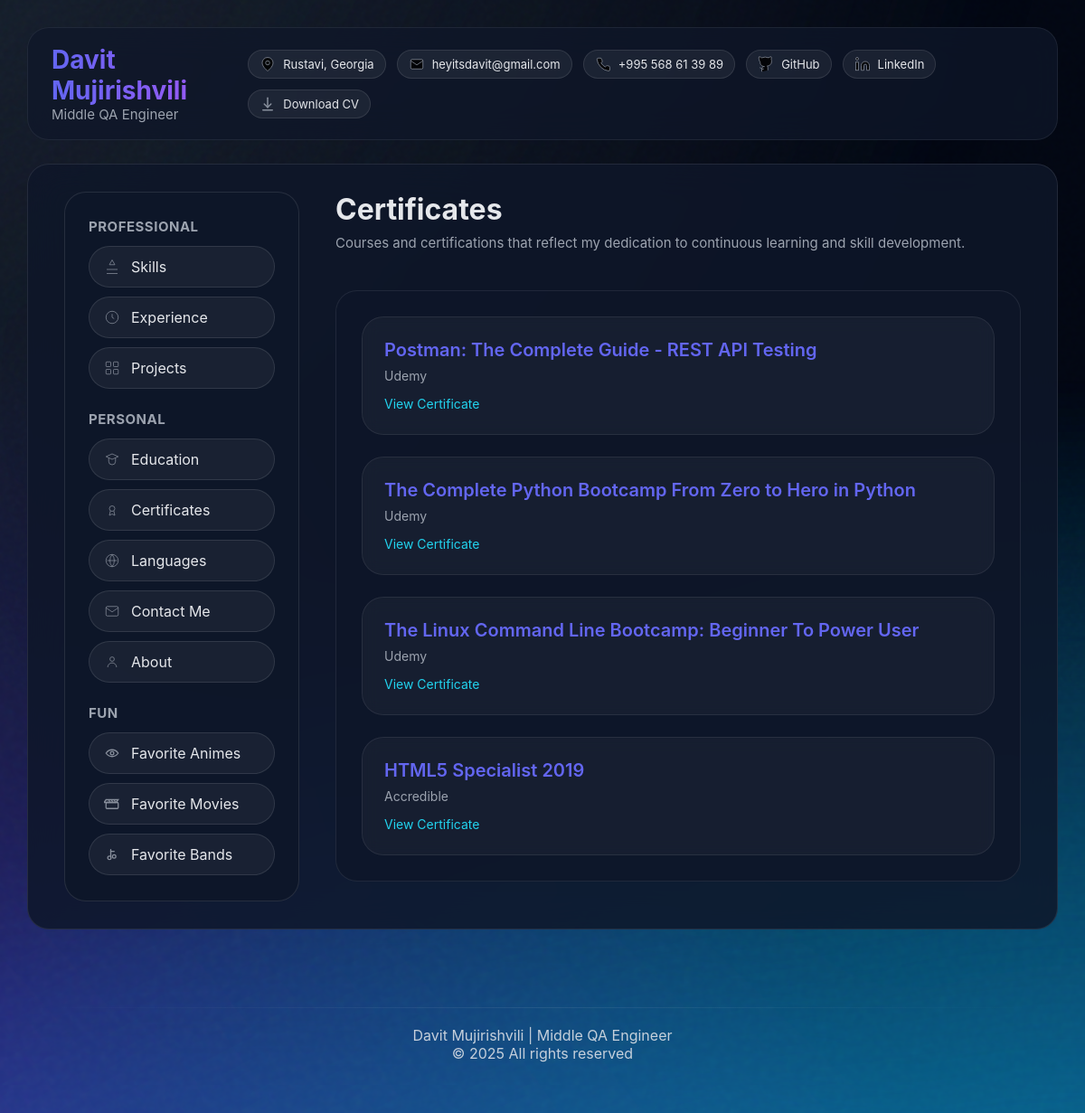
The app's page /certificates/ with its own data.
### resume/models.py (models this page shows, shortened)
class Profile(models.Model):
    full_name = models.CharField(max_length=120)
    title = models.CharField(max_length=120)
    location = models.CharField(max_length=120, blank=True)
    email = models.EmailField(blank=True)
    github = models.URLField(blank=True)
    linkedin = models.URLField(blank=True)
    phone = models.CharField(max_length=50, blank=True, null=True)
    about = models.TextField(blank=True)  # <- FULL ABOUT PAGE CONTENT
    hero_heading = models.CharField(max_length=200, blank=True)
    hero_subheading = models.CharField(max_length=300, blank=True)
    hero_description = models.TextField(blank=True)
    hero_button_primary = models.CharField(max_length=100, blank=True)
    hero_button_primary_link = models.URLField(blank=True)
    hero_button_secondary = models.CharField(max_length=100, blank=True)
    hero_button_secondary_link = models.URLField(blank=True)
    hero_typing_text = models.TextField(blank=True)
    hero_highlight_1 = models.CharField(max_length=200, blank=True)
    hero_highlight_2 = models.CharField(max_length=200, blank=True)
    hero_highlight_3 = models.CharField(max_length=200, blank=True)
    stat_title_1 = models.CharField(max_length=120, blank=True)
    stat_value_1 = models.CharField(max_length=50, blank=True)
    stat_title_2 = models.CharField(max_length=120, blank=True)
    stat_value_2 = models.CharField(max_length=50, blank=True)
    stat_title_3 = models.CharField(max_length=120, blank=True)
    stat_value_3 = models.CharField(max_length=50, blank=True)
    stat_title_4 = models.CharField(max_length=120, blank=True)
    stat_value_4 = models.CharField(max_length=50, blank=True)
    photo = models.ImageField(upload_to='profile_photos/', blank=True, null=True)
    focus_now = models.CharField(max_length=120, blank=True)
    focus_next = models.CharField(max_length=120, blank=True)
    focus_later = models.CharField(max_length=120, blank=True)
    resume_pdf = models.FileField(
        upload_to="resumes/",
        blank=True,
        null=True,
        help_text="Upload your PDF resume"
    )

class Certificate(models.Model):
    profile = models.ForeignKey(Profile, on_delete=models.CASCADE, null=True, blank=True)
    title = models.CharField(max_length=200)
    issuer = models.CharField(max_length=200, blank=True)
    link = models.URLField(blank=True)
    date = models.DateField(blank=True, null=True)

### resume/views.py (the view)
# urls.py: path('certificates/', views.certificates_view, name='certificates'),
def certificates_view(request):
    profile = Profile.objects.first()
    certificates = Certificate.objects.filter(profile=profile)
    return render(request, "resume/certificates.html", {
        "profile": profile,
        "certificates": certificates,
    })

### resume/templates/resume/certificates.html (shortened to what this page needs)
{% extends "resume/base.html" %}
{% block content %}
<div class="page-header">
    <div class="page-title">Certificates</div>
    <div class="page-subtitle">
        Courses and certifications that reflect my dedication to continuous learning and skill development.
    </div>
</div>
<div class="section">
    <div class="cert-grid">
        {% for cert in certificates %}
            <div class="cert-card">
                <div class="cert-title">{{ cert.title }}</div>
                <div class="cert-issuer">{{ cert.issuer }}</div>
                {% if cert.link %}
                    <a href="{{ cert.link }}" target="_blank" class="cert-link">
                        View Certificate
                    </a>
                {% endif %}
            </div>
        {% empty %}
            <p style="color:var(--text-soft);">No certificates added yet.</p>
        {% endfor %}
    </div>
</div>
{% endblock %}

### resume/templates/resume/base.html (shortened to what this page needs)
<!DOCTYPE html>
<html lang="en">
<head>
    {% load static %}
</head>
<body>
<div class="noise"></div>
<header class="top-header">
    <div class="top-header-left">
        <div class="top-name">{{ profile.full_name }}</div>
        <div class="top-role">{{ profile.title }}</div>
    </div>
    <div class="top-header-right">
        {% if profile.location %}
        <div class="top-chip">
            <svg class="chip-icon" viewBox="0 0 24 24">
                <path d="M12 22s8-6 8-12a8 8 0 1 0-16 0c0 6 8 12 8 12z"/>
                <circle cx="12" cy="10" r="3"/>
            </svg>
            {{ profile.location }}
        </div>
        {% endif %}
        {% if profile.email %}
        <a class="top-chip" href="mailto:{{ profile.email }}">
            <svg class="chip-icon" viewBox="0 0 24 24">
                <rect x="3" y="5" width="18" height="14" rx="2"/>
                <polyline points="3 7 12 13 21 7"/>
            </svg>
            {{ profile.email }}
        </a>
        {% endif %}
        {% if profile.phone %}
        <div class="top-chip">
            <svg class="chip-icon" viewBox="0 0 24 24">
                <path d="M22 16.92v3a2 2 0 0 1-2.18 2A19.8 19.8 0 0 1 3 5.18 2 2 0 0 1 5 3h3a2 2 0 0 1 2 1.72c.12.82.35 1.6.7 2.34a2 2 0 0 1-.45 2.3L9 10a16 16 0 0 0 6 6l1.64-1.25a2 2 0 0 1 2.3-.45c.74.35 1.52.58 2.34.7A2 2 0 0 1 22 16.92z"/>
            </svg>
            {{ profile.phone }}
        </div>
        {% endif %}
        {% if profile.github %}
        <a class="top-chip" href="{{ profile.github }}" target="_blank" rel="noopener noreferrer">
            GitHub
        </a>
        {% endif %}
        {% if profile.linkedin %}
        <a class="top-chip" href="{{ profile.linkedin }}" target="_blank" rel="noopener noreferrer">
            <svg class="chip-icon" viewBox="0 0 24 24">
                <path d="M16 8a6 6 0 0 1 6 6v7h-4v-7a2 2 0 0 0-4 0v7h-4v-7a6 6 0 0 1 6-6z"/>
                <rect x="2" y="9" width="4" height="12"/>
                <circle cx="4" cy="4" r="2"/>
            </svg>
            LinkedIn
        </a>
        {% endif %}
        {% if profile.resume_pdf %}
        <a class="top-chip" href="{{ profile.resume_pdf.url }}" target="_blank" download>
            <svg class="chip-icon" viewBox="0 0 24 24" fill="none" stroke="currentColor">
                <path d="M12 3v14" stroke-width="2" stroke-linecap="round"/>
                <path d="M7 12l5 5 5-5" stroke-width="2" stroke-linecap="round"/>
                <path d="M5 21h14" stroke-width="2" stroke-linecap="round"/>
            </svg>
            Download CV
        </a>
{% endif %}
    </div>
</header>
<div class="container">
    <aside class="sidebar">
        <div class="card">
            <div class="nav-title">Professional</div>
            <nav class="nav-list">
                <a class="nav-item" href="{% url 'skills' %}">
                    <svg class="nav-icon" viewBox="0 0 24 24" fill="none" stroke="currentColor">
                        <path d="M12 2l4 7H8l4-7zM4 22h16M4 16h16" />
                    </svg>
                    <span>Skills</span>
                </a>
                <a class="nav-item" href="{% url 'experience' %}">
                    <svg class="nav-icon" viewBox="0 0 24 24" fill="none" stroke="currentColor">
                        <circle cx="12" cy="12" r="9" />
                        <path d="M12 7v5l3 2" />
                    </svg>
                    <span>Experience</span>
                </a>
                <a class="nav-item" href="{% url 'projects' %}">
                    <svg class="nav-icon" viewBox="0 0 24 24" fill="none" stroke="currentColor">
                        <rect x="3" y="3" width="7" height="7" rx="1" />
                        <rect x="14" y="3" width="7" height="7" rx="1" />
                        <rect x="14" y="14" width="7" height="7" rx="1" />
                        <rect x="3" y="14" width="7" height="7" rx="1" />
                    </svg>
                    <span>Projects</span>
                </a>
            </nav>
            <div class="nav-title" style="margin-top:24px;">Personal</div>
            <nav class="nav-list">
                <a class="nav-item" href="{% url 'education' %}">
                    <svg class="nav-icon" viewBox="0 0 24 24" fill="none" stroke="currentColor">
                        <path d="M3 8l9-4 9 4-9 4-9-4z" />
                        <path d="M7 10v5a5 5 0 0 0 10 0v-5" />
                    </svg>
                    <span>Education</span>
                </a>
                <a class="nav-item" href="{% url 'certificates' %}">
                    <svg class="nav-icon" viewBox="0 0 24 24" fill="none" stroke="currentColor">
                        <circle cx="12" cy="10" r="4" />
                        <path d="M9.5 13.5L8 20l4-2 4 2-1.5-6.5" />
                    </svg>
                    <span>Certificates</span>
                </a>
                <a class="nav-item" href="{% url 'languages' %}">
                    <svg class="nav-icon" viewBox="0 0 24 24" fill="none" stroke="currentColor">
                        <circle cx="12" cy="12" r="9" />
                        <path d="M5 12h14" />
                        <path d="M12 3a14 14 0 0 1 0 18" />
                        <path d="M12 3a14 14 0 0 0 0 18" />
                    </svg>
                    <span>Languages</span>
                </a>
                <a class="nav-item" href="{% url 'contact' %}">
                    <svg class="nav-icon" viewBox="0 0 24 24" fill="none" stroke="currentColor">
                        <rect x="3" y="5" width="18" height="14" rx="2" />
                        <path d="M3 7l9 6 9-6" />
                    </svg>
                    <span>Contact Me</span>
                </a>
                <a class="nav-item" href="{% url 'about' %}">
                    <svg class="nav-icon" viewBox="0 0 24 24" fill="none" stroke="currentColor">
                        <circle cx="12" cy="8" r="3.2" />
                        <path d="M5.5 20a6.5 6.5 0 0 1 13 0" />
                    </svg>
                    <span>About</span>
                </a>
            </nav>
            <div class="nav-title" style="margin-top:24px;">Fun</div>
            <nav class="nav-list">
                <a class="nav-item" href="{% url 'animes' %}">
                    <svg class="nav-icon" viewBox="0 0 24 24" fill="none" stroke="currentColor">
                    <path d="M3 12s3.5-5 9-5 9 5 9 5-3.5 5-9 5-9-5-9-5z" stroke-width="1.7"/>
                    <circle cx="12" cy="12" r="2.5" stroke-width="1.7"/>
                </svg>
                    <span>Favorite Animes</span>
                </a>
                <a class="nav-item" href="{% url 'movies' %}">
                    <span>Favorite Movies</span>
                </a>
                <a class="nav-item" href="{% url 'bands' %}">
                    <span>Favorite Bands</span>
                </a>
            </nav>
        </div>
    </aside>
    <main class="content">
        {% block content %}
        {% endblock %}
    </main>
</div>
<footer class="site-footer">
    <div class="footer-inner">
        <div class="footer-name">Davit Mujirishvili | Middle QA Engineer</div>
        <div class="footer-copy">© 2025 All rights reserved</div>
    </div>
</footer>
</body>
</html>

### resume/templates/resume/base.html (style rules this page uses)
.page-header { margin-bottom: 0px; }
.page-title { font-size: 32px; font-weight: 700; margin-bottom: 6px; color: var(--text-main); }
.page-subtitle { font-size: 15px; font-weight: 400; color: var(--text-muted); margin-bottom: 10px; line-height: 1.6; }
:root { --bg-dark: #030712; --bg-surface: rgba(15, 23, 42, 0.92); --bg-glass: rgba(15, 23, 42, 0.78); --text-main: #e5e7eb; --text-muted: #9ca3af; --text-soft: #6b7280; --accent-1: #6366f1; --accent-2: #a855f7; --accent-3: #22d3ee; --radius-lg: 24px; --radius-md: 16px; --radius-pill: 999px; --fs-xs: 11px; --fs-sm: 14px; --fs-md: 16px; --fs-lg: 20px; --fs-xl: 32px; --transition: .3s ease; }
* { margin: 0; padding: 0; box-sizing: border-box; }
body { background: var(--bg-dark); color: var(--text-main); font-family: "Inter", sans-serif; min-height: 100vh; padding: 30px; }
body::before, body::after { content: ""; position: fixed; inset: -35%; background: radial-gradient(circle at top left, #1f2937 0, transparent 55%), radial-gradient(circle at 80% 120%, #0ea5e9 0, transparent 55%), radial-gradient(circle at -10% 120%, #4f46e5 0, transparent 55%); opacity: .7; filter: blur(40px); z-index: -2; }
.noise { position: fixed; inset: 0; pointer-events: none; opacity: .15; mix-blend-mode: soft-light; z-index: -1; }
.top-header { position: relative; width: min(1200px, 100%); margin: 0 auto 26px auto; padding: 18px 26px; display: flex; justify-content: space-between; align-items: center; background: rgba(15,23,42,0.75); backdrop-filter: blur(18px); border: 1px solid rgba(255,255,255,0.07); border-radius: var(--radius-lg); }
.top-header-left { display: flex; flex-direction: column; }
.top-name { font-size: 28px; font-weight: 700; background-image: linear-gradient(90deg, var(--accent-1), var(--accent-2)); -webkit-background-clip: text; color: transparent; }
.top-role { font-size: 15px; color: var(--text-muted); }
.top-header-right { display: flex; gap: 12px; align-items: center; flex-wrap: wrap; }
.top-chip { display: flex; align-items: center; gap: 8px; padding: 6px 12px; border-radius: var(--radius-pill); background: rgba(255,255,255,0.06); border: 1px solid rgba(255,255,255,0.1); color: var(--text-main); font-size: 13px; text-decoration: none; transition: var(--transition); }
.chip-icon { width: 18px; height: 18px; }
.container { width: min(1200px, 100%); margin: 0 auto; background: rgba(15,23,42,0.85); backdrop-filter: blur(20px); border-radius: var(--radius-lg); padding: 30px 40px; display: grid; grid-template-columns: 260px 1fr; gap: 40px; border: 1px solid rgba(255,255,255,0.09); }
.sidebar { display: flex; flex-direction: column; gap: 28px; }
.card { background: var(--bg-surface); border-radius: var(--radius-lg); padding: 28px 26px; border: 1px solid rgba(255,255,255,0.1); }
.nav-title { font-size: 15px; color: var(--text-muted); font-weight: 700; text-transform: uppercase; margin-bottom: 12px; letter-spacing: 0.5px; }
.nav-list { display: flex; flex-direction: column; gap: 10px; }
.nav-item { display: flex; align-items: center; gap: 12px; padding: 12px 16px; font-size: 16px; border-radius: var(--radius-pill); background: rgba(255,255,255,0.05); border: 1px solid rgba(255,255,255,0.1); color: var(--text-main); text-decoration: none; transition: var(--transition); }
.nav-icon { width: 18px; height: 18px; }
.content { display: flex; flex-direction: column; gap: 30px; }
.section { background: var(--bg-glass); padding: 28px; border-radius: var(--radius-lg); border: 1px solid rgba(255,255,255,0.08); }
.chip-icon, .nav-icon { stroke: #9ca3af; opacity: .85; transition: 0.25s ease; }
.site-footer { margin-top: 60px; padding: 26px 0; text-align: center; opacity: .85; }
.site-footer::before { content: ""; display: block; width: 100%; height: 1px; margin-bottom: 20px; background: linear-gradient(90deg, transparent, rgba(255,255,255,0.10), transparent ); }

### resume/templates/resume/certificates.html (style rules this page uses)
.cert-grid { display: flex; flex-direction: column; gap: 24px; }
.cert-card { padding: 24px; border-radius: var(--radius-lg); background: rgba(255,255,255,0.04); border: 1px solid rgba(255,255,255,0.08); backdrop-filter: blur(8px); transition: .25s; }
.cert-title { font-size: 20px; font-weight: 600; color: var(--accent-1); margin-bottom: 8px; }
.cert-issuer { font-size: 14px; color: var(--text-muted); margin-bottom: 12px; }
.cert-link { font-size: 14px; color: var(--accent-3); text-decoration: none; }

### records on screen
Profile: title "Middle QA Engineer", location "Rustavi, Georgia", email "heyitsdavit@gmail.com", phone "+995 568 61 39 89"
Certificate: title "Postman: The Complete Guide - REST API Testing", issuer "Udemy"
Certificate: title "The Complete Python Bootcamp From Zero to Hero in Python", issuer "Udemy"
Certificate: title "The Linux Command Line Bootcamp: Beginner To Power User", issuer "Udemy"
Certificate: title "HTML5 Specialist 2019", issuer "Accredible"
